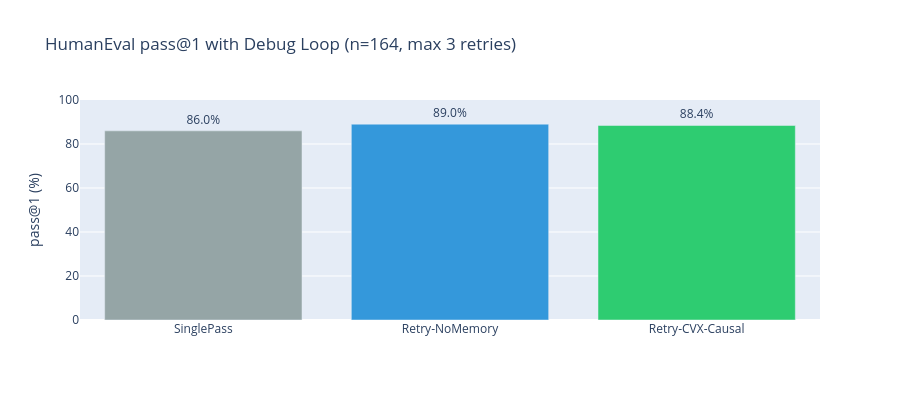

Write notebook code for a chart like this one.
### Code cell
import plotly.graph_objects as go

colors = {'SinglePass': '#95a5a6', 'Retry-NoMemory': '#3498db', 'Retry-CVX-Causal': '#2ecc71'}

fig = go.Figure()
for cond, res in all_results.items():
    rate = sum(r['passed'] for r in res) / len(res)
    fig.add_trace(go.Bar(
        x=[cond], y=[rate * 100],
        text=f'{rate:.1%}', textposition='outside',
        marker_color=colors.get(cond, '#333'),
    ))

fig.update_layout(
    title=f'HumanEval pass@1 with Debug Loop (n={len(humaneval)}, max {MAX_RETRIES} retries)',
    yaxis_title='pass@1 (%)', yaxis=dict(range=[0, 100]),
    height=400, showlegend=False,
)
fig.show()

# Rescue analysis: problems only CVX saved
cvx_only_tasks = rescued_cvx - rescued_no_mem
if cvx_only_tasks:
    print(f'\nProblems rescued ONLY by CVX-Causal ({len(cvx_only_tasks)}):')
    for tid in list(cvx_only_tasks)[:5]:
        prob = next(p for p in humaneval if p['task_id'] == tid)
        print(f'  {tid}: {prob["entry_point"]}')

### Figure 1 — Plotly figure (JSON) as saved in the notebook; plotly's stock layout.template omitted (floating-point values rounded to 4 significant figures)
{"data": [{"marker": {"color": "#95a5a6"}, "text": "86.0%", "textposition": "outside", "type": "bar", "x": ["SinglePass"], "y": [85.98]}, {"marker": {"color": "#3498db"}, "text": "89.0%", "textposition": "outside", "type": "bar", "x": ["Retry-NoMemory"], "y": [89.02]}, {"marker": {"color": "#2ecc71"}, "text": "88.4%", "textposition": "outside", "type": "bar", "x": ["Retry-CVX-Causal"], "y": [88.41]}], "layout": {"height": 400, "showlegend": false, "title": {"text": "HumanEval pass@1 with Debug Loop (n=164, max 3 retries)"}, "yaxis": {"range": [0, 100], "title": {"text": "pass@1 (%)"}}}}
